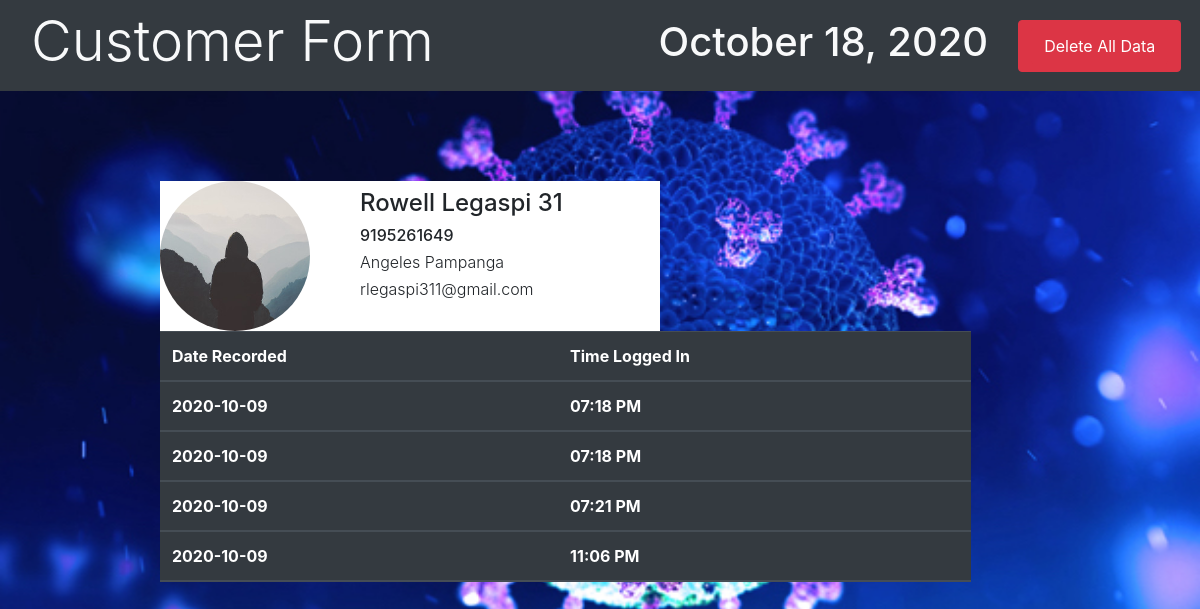
Screenshot of /customer/9195261649 with the database file from the repository.
### Website/models.py (models this page shows, shortened)
class User(db.Model):
    id = db.Column(db.Integer, unique=True, primary_key=True, autoincrement=True)
    first = db.Column(db.String(120), unique=False, nullable=False)
    last = db.Column(db.String(120), unique=False, nullable=False)
    age = db.Column(db.Integer, nullable=False)
    address = db.Column(db.String(120), unique=False, nullable=False)
    email = db.Column(db.String(60), unique=True, nullable=False)
    phone = db.Column(db.Integer, unique=True, nullable=False)
    image_file = db.Column(db.String(20), nullable=False, default="default.jpg")
    time_check = db.Column(db.DateTime, nullable=False, default=datetime.now)
    data = db.relationship("DataRegistered", backref="author", lazy=True)

class DataRegistered(db.Model):
    id = db.Column(db.Integer, unique=True, primary_key=True, autoincrement=True)
    date_recorded = db.Column(db.DateTime, nullable=False, default=datetime.now)
    user_id = db.Column(db.Integer, db.ForeignKey("user.id"), nullable=False)

### Website/routes.py (the view)
@app.route("/customer/<int:phone>")
def customer(phone):
    user = User.query.filter_by(phone=phone).first()
    user_check = user.data
    image_file = url_for("static", filename="profile_pics/" + user.image_file)
    return render_template(
        "customer.html",
        user=user,
        date=date_now,
        image_file=image_file,
        user_check=user_check,
    )

### Website/templates/customer.html (shortened to what this page needs)
{%extends 'layout.html'%}
{%block content%}
<div class="account-wrapper">
    <div class="media user-acct">
        <img class="rounded-circle img-circ" src="{{image_file}}">
        <div class="media-body">
            <h4>{{user.first}} {{user.last}} {{user.age}}</h4>
            <h6>{{user.phone}}</h6>
            <h6 class="font-weight-light">{{user.address}}</h6>
            <h6 class="font-weight-light">{{user.email}}</h6>
        </div>
    </div>
    <table class="table table-dark">
        <thead>
            <tr>
                <th scope="col">Date Recorded</th>
                <th scope="col">Time Logged In</th>
            </tr>
            {%for user in user_check%}
            <tr>
                <th scope="col">{{user.date_recorded.strftime('%Y-%m-%d')}}</th>
                <th scope="col">{{user.date_recorded.strftime('%I:%M %p')}}</th>
            </tr>
            {%endfor%}
        </thead>
    </table>
</div>
{%endblock%}

### Website/templates/layout.html (shortened to what this page needs)
<!DOCTYPE html>
<html lang="en">
<head>
    <link rel="stylesheet" href="https://stackpath.bootstrapcdn.com/bootstrap/4.3.1/css/bootstrap.min.css"
>
    <link rel="stylesheet" type="text/css" href="{{url_for('static', filename= 'style.css')}}">
    <link rel="stylesheet" type="text/javascript" href="{{url_for('static', filename= 'modalpop.js')}}">
</head>
<body>
    <header>
        <nav class="navbar navbar-expand-md navbar-dark bg-dark">
            <div class="container">
                <a class="text-light" href="{{url_for('home')}}">
                    <h1 class="display-4">Customer Form</h1>
                </a>
                <a class="text-light" href="#">
                    <h1 class="collapse navbar-collapse" id="navbarDelDate">{{date.strftime('%B %d, %Y')}}</h1>
                </a>
            </div>
            <div class="container deldel">
                <form class=" btn btn-danger collapse navbar-collapse form-del" id="navbarDelDate"
                    action="{{url_for('delete_all')}}" method="POST">
                    <input  data-backdrop="static" data-keyboard="false"class="btn btn-danger " type="submit" value="Delete All Data">
                </form>
            </div>
        </nav>
    </header>
    <main role="main" class="container">
        <div class='row'>
            <div class='col'>
                <div class="container main-con">
                    {%block content%}
                    {%endblock%}
                </div>
            </div>
            <div class='col-md-2'>
            </div>
        </div>
    </main>
</body>
</html>

### Website/static/style.css (style rules this page uses)
body { background-image: url(Covid-19.jpg); background-size: cover; background-attachment: fixed; position: relative; }
.main-con { margin: 90px 100px 0px 100px; }
.user-acct { background-color: white; width: 500px; }
.img-circ { height: 150px; margin-right: 50px; }
@media (max-width: 1500px) { .navbar { width: 100%; } }
@media (max-width: 1500px) { main .row { margin-right: 5rem; } }
@media (max-width: 1500px) { .deldel { width: 10%; margin-right: 4rem; } }
@media (max-width: 2560px) { .navbar { width: 100%; } }
@media (max-width: 2560px) { .deldel { width: 10%; } }
@media (max-width: 2560px) { .main-con { width: 100%; } }

### rows the page displays
User: first "Rowell", last "Legaspi", age "31", phone "9195261649", address "Angeles Pampanga", email "rlegaspi311@gmail.com"
DataRegistered: date_recorded "2020-10-09", date_recorded "07:18 PM"
DataRegistered: date_recorded "2020-10-09", date_recorded "07:18 PM"
DataRegistered: date_recorded "2020-10-09", date_recorded "07:21 PM"
DataRegistered: date_recorded "2020-10-09", date_recorded "11:06 PM"

### other values shown
{{ date.strftime('%B %d, %Y') }} "October 18, 2020"
